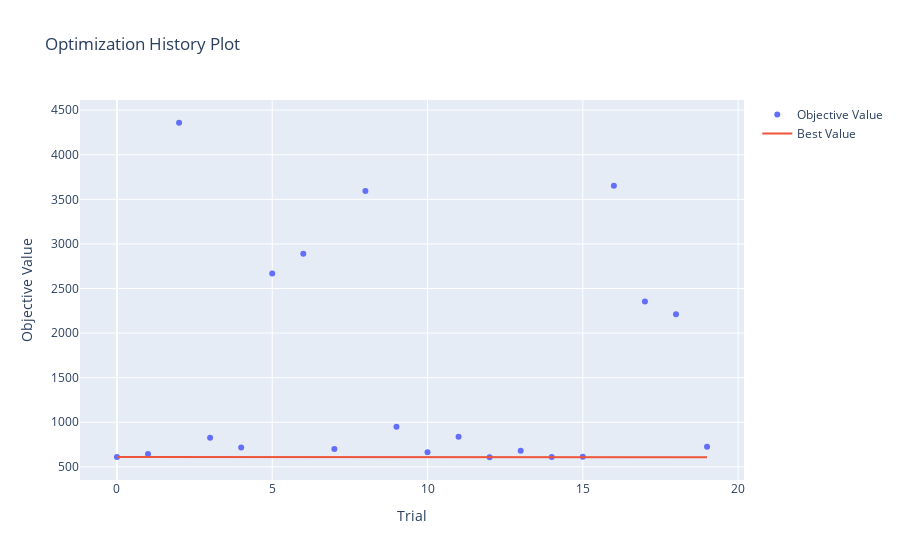

This figure's notebook cell:
### Markdown cell above
### 3. Optuna Optimization
Tuning with sequence-based data.

### Code cell
def objective(trial):
    hidden_size = trial.suggest_int('hidden_size', 32, 256, step=32)
    n_layers = trial.suggest_int('n_layers', 1, 3)
    dropout = trial.suggest_float('dropout', 0.0, 0.4)
    lr = trial.suggest_float('learning_rate', 1e-3, 1e-1, log=True)
    batch_size = trial.suggest_categorical('batch_size', [16, 32, 64, 128])
    
    ds = TensorDataset(X_train_t, y_train_t)
    loader = DataLoader(ds, batch_size=batch_size, shuffle=True)
    
    model = RiceYieldLSTM(
        input_dim=X_train_t.shape[2], 
        hidden_size=hidden_size,
        n_layers=n_layers,
        dropout=dropout
    ).to(device)
    
    # Reduced patience for tuning speed
    hist = train_model(model, loader, X_val_t, y_val_t, epochs=80, lr=lr, patience=8)
    return min(hist['val_rmse'])

study = optuna.create_study(direction='minimize', study_name='Rice_LSTM_Seq3')
study.optimize(objective, n_trials=20)

print("Best Params:", study.best_params)
fig = plot_optimization_history(study)
fig.show()

### Figure 1 — Plotly figure (JSON) as saved in the notebook; plotly's stock layout.template omitted (floating-point values rounded to 4 significant figures)
{"data": [{"mode": "markers", "name": "Objective Value", "type": "scatter", "x": [0, 1, 2, 3, 4, 5, 6, 7, 8, 9, 10, 11, 12, 13, 14, 15, 16, 17, 18, 19], "y": [609.9, 645.4, 4359.0, 827.0, 717.4, 2668.0, 2890.0, 700.1, 3593.0, 951.0, 663.2, 838.3, 607.6, 681.8, 611.4, 611.9, 3653.0, 2355.0, 2211.0, 726.0]}, {"mode": "lines", "name": "Best Value", "type": "scatter", "x": [0, 1, 2, 3, 4, 5, 6, 7, 8, 9, 10, 11, 12, 13, 14, 15, 16, 17, 18, 19], "y": [609.9, 609.9, 609.9, 609.9, 609.9, 609.9, 609.9, 609.9, 609.9, 609.9, 609.9, 609.9, 607.6, 607.6, 607.6, 607.6, 607.6, 607.6, 607.6, 607.6]}, {"marker": {"color": "#cccccc"}, "mode": "markers", "name": "Infeasible Trial", "showlegend": false, "type": "scatter", "x": [], "y": []}], "layout": {"title": {"text": "Optimization History Plot"}, "xaxis": {"title": {"text": "Trial"}}, "yaxis": {"title": {"text": "Objective Value"}}}}
